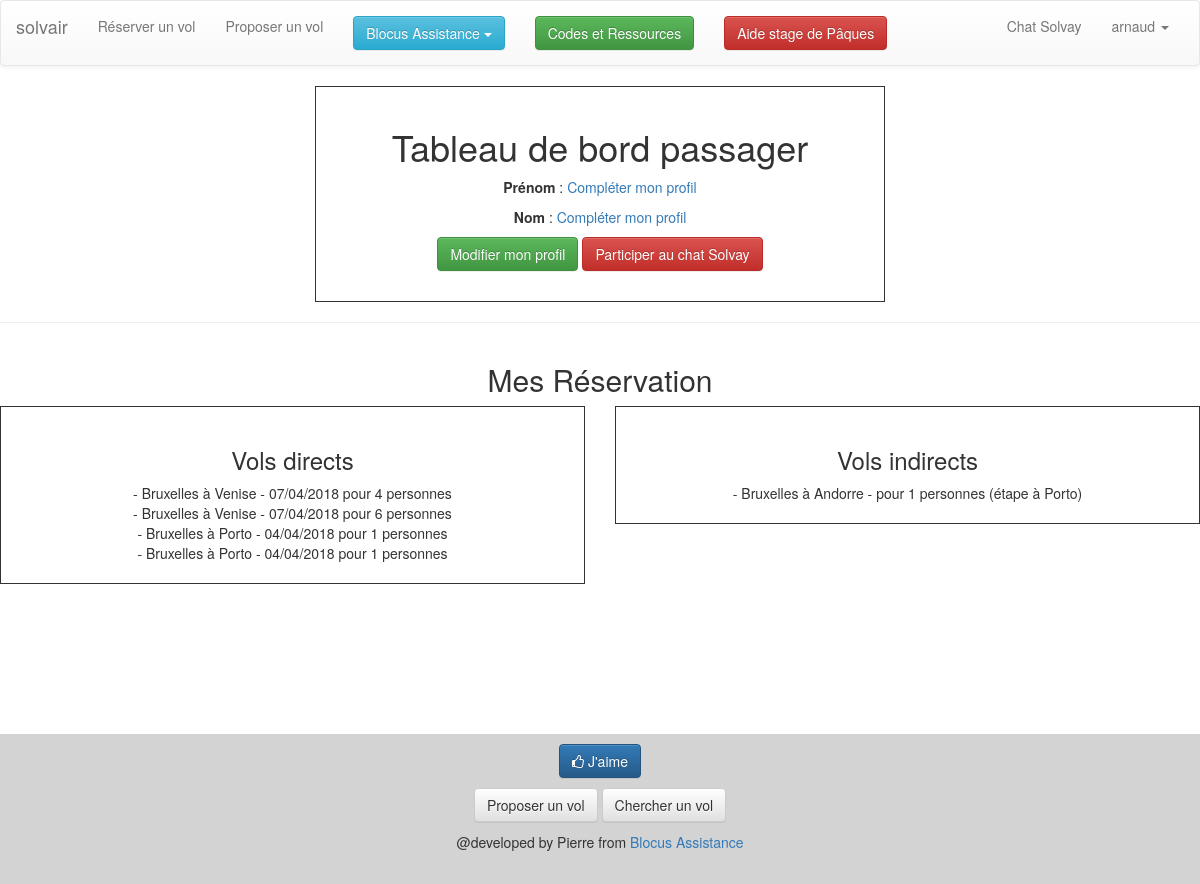
/tableau-de-bord-passager (signed in), run on the app's committed database.
### projetpaques2018/models.py (models this page shows, shortened)
class Utilisateur(models.Model):
    username = models.CharField(max_length=100)
    prenom = models.CharField(max_length=100, blank = True, null = True)
    nom = models.CharField(max_length=100, blank = True, null = True)
    password = models.CharField(max_length=100)
    like = models.BooleanField(default=False)
    statut = models.CharField(max_length=100, blank = True, null = True)

class Booking(models.Model):
    vol = models.ForeignKey(Vol, blank=True,null=True)
    passager = models.ForeignKey(Utilisateur)
    is_paid = models.BooleanField(default = False)
    nombre_de_places = models.PositiveSmallIntegerField(blank=True,null=True)

class Vol(models.Model):
    date_depart = models.DateField(blank=True,null=True)
    heure_depart = models.TimeField(blank=True,null=True)
    heure_arrivee = models.TimeField(blank=True,null=True)
    ville_depart = models.ForeignKey(Ville,blank=True,null=True, related_name = "ville_depart")
    ville_arrivee = models.ForeignKey(Ville,blank=True,null=True, related_name = "ville_arrivee")
    avion = models.ForeignKey(Avion)
    prix = models.CharField(max_length=100)
    createur = models.ForeignKey(Utilisateur, blank=True,null=True)

class Ville(models.Model):
    nom = models.CharField(max_length=100)
    def __str__(self):
        return self.nom

class BookingEscale(models.Model):
    vol1 = models.ForeignKey(Vol, related_name="vol1",blank=True,null=True)
    vol2 = models.ForeignKey(Vol, related_name="vol2",blank=True,null=True)
    passager = models.ForeignKey(Utilisateur)
    is_paid = models.BooleanField(default = False)
    nombre_de_places = models.PositiveSmallIntegerField(blank=True,null=True)

### projetpaques2018/views.py (the view)
# urls.py: url(r'^tableau-de-bord-passager', tableau_de_bord_passager),
def tableau_de_bord_passager(request):
    user = get_logged_user(request)
    if user :
      if user.statut == "employe" :
        return HttpResponseRedirect('/passager-page')
      else :
        vols = Vol.objects.all()
        reservations = Booking.objects.filter(passager = user)
        reservations_indirectes = BookingEscale.objects.filter(passager = user)
        return render(request,'passager/tableau-de-bord.html', {'reservations_indirectes':reservations_indirectes,'reservations':reservations,'vols':vols, 'current_user':user})
    else :
      return HttpResponseRedirect('/login')

### projetpaques2018/views.py (called while the page is built)
def get_logged_user(request):
    if "user_id" in request.session and len(Utilisateur.objects.filter(id=request.session["user_id"])) == 1  :
        user = Utilisateur.objects.get(id=request.session["user_id"])
        return user
    else :
        return None

### projetpaques2018/templates/passager/tableau-de-bord.html (shortened to what this page needs)
{% extends "base.html" %}
{% block content %}
<div class="container">
  <div class="col-xs-12 col-md-6 col-md-offset-3 solid-box">
    <h1>Tableau de bord passager</h1>
    <p>
    <b>Prénom</b> : {% if user_to_show.prenom %}{{user_to_show.prenom}} {% else %}<a href="/modifier-profil">Compléter mon profil</a>{% endif %}
    </p>
    <p>
    <b>Nom</b> : {% if user_to_show.nom %}{{user_to_show.nom}} {% else %}<a href="/modifier-profil">Compléter mon profil</a>{% endif %}
    </p>
    <p>
    <p>
      <a href="/modifier-profil" class="btn btn-success">Modifier mon profil</a>
      <a href="/chat-solvay" class="btn btn-danger">Participer au chat Solvay</a>
    </p>
  </div>
</div>
<hr>
<div class="row">
  <h2>Mes Réservation</h2>
  <div class="col-xs-12 col-md-6">
    <div class="solid-box">
    <h3>Vols directs</h3>
    {% if reservations|length == 0 %}
      Pour l'instant tu n'as fait aucune réservation. <a href="/nouveau-trajet">Envie de commencer ??</a>
    {% else %}
      {% for r in reservations %}
        - {{ r.vol.ville_depart }} à  {{ r.vol.ville_arrivee }} - {{ r.vol.date_depart|date:"d/m/Y" }} pour {{r.nombre_de_places}} personnes<br>
      {% endfor %}
    {% endif %}
    </div>
  </div>
  <div class="col-xs-12 col-md-6">
    <div class="solid-box">
    <h3>Vols indirects</h3>
    {% if reservations_indirectes|length == 0 %}
      Pour l'instant tu n'as fait aucune réservation. <a href="/nouveau-trajet">Envie de commencer ??</a>
    {% else %}
      {% for r in reservations_indirectes %}
        - {{ r.vol1.ville_depart }} à  {{ r.vol2.ville_arrivee }} - {{ r.vol.date_depart|date:"d/m/Y" }} pour {{r.nombre_de_places}} personnes (étape à {{ r.vol1.ville_arrivee }})<br>
      {% endfor %}
    {% endif %}
    </div>
  </div>
</div>
{% endblock %}

### projetpaques2018/templates/base.html (shortened to what this page needs)
{% load static %}
<!DOCTYPE html>
<html xmlns="http://www.w3.org/1999/xhtml" lang="fr" >
    <head>
		<link rel="stylesheet" href="https://maxcdn.bootstrapcdn.com/bootstrap/3.3.7/css/bootstrap.min.css">
		<link rel="stylesheet" href="https://maxcdn.bootstrapcdn.com/bootstrap/3.3.7/css/bootstrap-theme.min.css">
	  	<link rel="stylesheet" type="text/css" href="{% static 'css/style.css' %}"/>
		<link rel="stylesheet" href="https://cdnjs.cloudflare.com/ajax/libs/font-awesome/4.7.0/css/font-awesome.min.css">
    </head>
    <body>
<nav class="navbar navbar-default">
  <div class="container-fluid">
    <div class="navbar-header">
      <a class="navbar-brand" href="/">solvair</a>
    </div>
    <div class="collapse navbar-collapse" id="bs-example-navbar-collapse-1">
      <ul class="nav navbar-nav">
        <li><a href="/search">Réserver un vol <span class="sr-only">(current)</span></a></li>
        <li><a href="/nouveau-vol">Proposer un vol </a></li>
        <li class="dropdown">
          <a href="#" style="color:white;" class="dropdown-toggle" data-toggle="dropdown" aria-haspopup="true" aria-expanded="false"><button class="btn btn-info">Blocus Assistance <span class="caret"></span></button></a>
        </li>
        <li><a href="/codes-et-ressources"><button class="btn btn-success">Codes et Ressources</button></a></li>
        <li><a href="https://www.blocusassistance.be/cours/detail-cours/39/"><button class="btn btn-danger">Aide stage de Pâques</button></a></li>
      </ul>
      <ul class="nav navbar-nav navbar-right">
        <li><a href="/chat-solvay">Chat Solvay <span class="sr-only">(current)</span></a></li>
        {% if current_user %}
        <li class="dropdown">
          <a href="#" class="dropdown-toggle" data-toggle="dropdown" role="button" aria-haspopup="true" aria-expanded="false">{{current_user.username}} <span class="caret"></span></a>
        </li>
        {% else %}
        		<li><a href="/login">Se connecter </a></li>
        		<li><a href="/signup">Se créer un compte </a></li>
        {% endif %}
      </ul>
    </div>
  </div>
</nav>
      <div class="center">
        {% block content %}
        {% endblock %}
      </div>
      <footer style="margin-top:150px;">
      	<p style="padding-top:10px;">
        		<a target="_blank" class="btn btn-primary" href="/like"><i class="fa fa-thumbs-o-up" aria-hidden="true"></i>
         		J'aime
         	</a>
         </p>
		<p>
			<a href="/nouveau-vol" class=" btn btn-default">Proposer un vol</a>
			<a href="/search"         class=" btn btn-default">Chercher un vol</a>
		</p>
        @developed by Pierre from <a href="http://www.blocusassistance.be/">Blocus Assistance</a>
      </footer>
    </body>
<html>

### projetpaques2018/static/css/style.css (style rules this page uses)
footer { background-color:#d3d3d3; height:150px; }
body { text-align:center; }
.solid-box { border : solid 1px; padding:20px; }

### data on the page
Utilisateur: username "arnaud"
Booking: vol.ville_depart "Bruxelles", vol.ville_arrivee "Venise", vol.date_depart "07/04/2018", nombre_de_places "4"
Booking: vol.ville_depart "Bruxelles", vol.ville_arrivee "Venise", vol.date_depart "07/04/2018", nombre_de_places "6"
Booking: vol.ville_depart "Bruxelles", vol.ville_arrivee "Porto", vol.date_depart "04/04/2018", nombre_de_places "1"
Booking: vol.ville_depart "Bruxelles", vol.ville_arrivee "Porto", vol.date_depart "04/04/2018", nombre_de_places "1"
BookingEscale: vol1.ville_depart "Bruxelles", vol2.ville_arrivee "Andorre", nombre_de_places "1", vol1.ville_arrivee "Porto"
